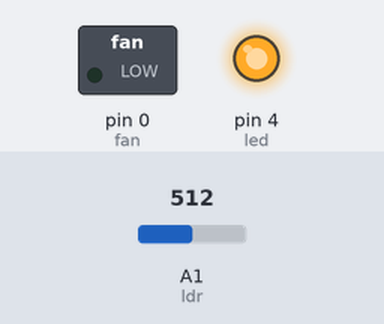
Bench run of a sketch on a simulated Arduino Uno, built with avr-gcc and run on an emulated ATmega328P. Parts: switched loads named in the sketch (green lamp = pin HIGH), output pins drawn as LEDs (lit = HIGH). Inputs (shaded band) come from the test bench; at power-on: A1 (ldr) = 512.

Above: at 1.2 s.
1.3 s: A1 (ldr) set to 53
2.8 s: A1 (ldr) set to 47
At 3.4 s:
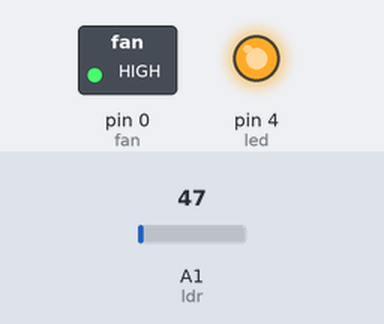
4.3 s: A1 (ldr) set to 122
At 5.5 s:
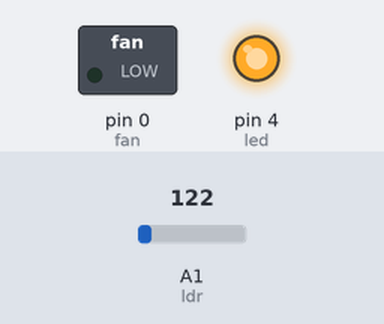
5.8 s: A1 (ldr) set to 40
At 6.8 s:
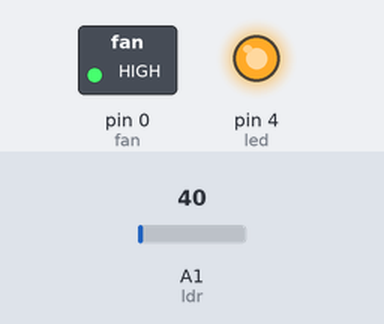
Timing chart, 0 to 8.3 s (numbered marks = the images above; inputs shaded):
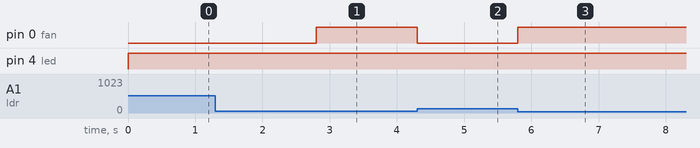

Measured:
- the behaviour switches between 50 and 49 on A1 (ldr) (found by bisection; images 0 and 1)
- after the input at 1.3 s, every drawn part: stays the same
- after the input at 2.8 s, pin 0 (fan): LOW → HIGH at once
- after the input at 4.3 s, pin 0 (fan): HIGH → LOW at once
- after the input at 5.8 s, pin 0 (fan): LOW → HIGH at once

The sketch:

testblink.ino
```cpp
#define led 4 // led connected to PA3 #4
#define fan 0 // fan connected to PA6 #0
// #define sw 3 // switch connected to PA2 #3
#define ldr 1 // ldr connected to PA7 #1
//#define btn 0 // btn connected to PA6 #0

// int sw_read;
int ldr_read;
// float ldr_volt;
// const float q = 5/1024;

void setup () {
pinMode (led, OUTPUT);
pinMode (fan, OUTPUT);
// pinMode (sw, INPUT_PULLUP);
pinMode (ldr, INPUT);
// pinMode (btn, INPUT);
// Serial.begin(9600);
}

void loop () {
  digitalWrite(led, HIGH);
  ldr_read = analogRead(ldr);
  if(ldr_read < 50)
  {
    digitalWrite(fan, HIGH);
  }
  else {
    digitalWrite(fan, LOW);
  }
}
  /*
   digitalWrite(led, HIGH);
    digitalWrite(fan, HIGH);

    delay(5000);

    digitalWrite(led, LOW);
    digitalWrite(fan, LOW);

    delay(5000);

  while(1){
    digitalWrite(led,digitalRead(sw));
  }
  if (digitalRead(btn) == LOW ){
    digitalWrite(led, HIGH);
  }
  else {
    digitalWrite(led, LOW);
  }
  digitalWrite(fan, LOW);
  delay(5000);
  digitalWrite(fan, HIGH);
  delay(5000);
  if(digitalRead(sw) == HIGH) {
    digitalWrite(led, HIGH);
  }
  else {
    digitalWrite(led, LOW);
  }*/
```
